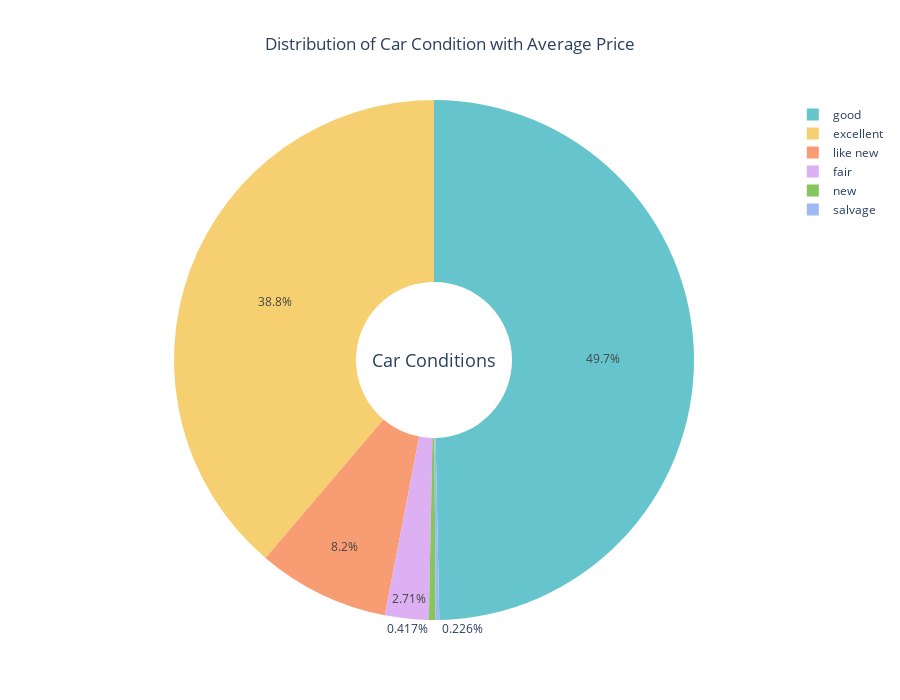

Notebook code cell kept with this figure:
### Code cell
# Calculate value counts for car condition
condition_counts = filtered_year_price['condition'].value_counts().reset_index()
condition_counts.columns = ['Condition', 'Count']

# Calculate the correct average price per condition
avg_price_per_condition = filtered_year_price.groupby("condition", as_index=False)["price"].mean()
avg_price_per_condition.columns = ['Condition', 'Average Price']

# Merge both DataFrames to align condition counts with their respective average prices
condition_df = condition_counts.merge(avg_price_per_condition, on='Condition')

# Format average price for readability
condition_df['Average Price'] = condition_df['Average Price'].apply(lambda x: f"${x:,.0f}")

# Create an interactive Plotly pie chart
fig = go.Figure(data=[
    go.Pie(
        labels=condition_df['Condition'],
        values=condition_df['Count'],
        hoverinfo='label+percent+value+text',
        textinfo='percent',
        marker=dict(colors=px.colors.qualitative.Pastel),
        hole=0.3,  # Adds a donut effect for better readability
        text=condition_df['Average Price']  # Displays average price in hover text
    )
])

# Update layout for better visualization
fig.update_layout(
    title_text="Distribution of Car Condition with Average Price",
    title_x=0.5,  # Centers the title
    height=700,  # Increase size
    width=900,  # Increase size
    annotations=[dict(
        text="Car Conditions", x=0.5, y=0.5, font_size=18, showarrow=False
    )]  # Adds text annotation in the middle
)

# Show interactive plot
fig.show()

### Figure 1 — Plotly figure (JSON) as saved in the notebook; plotly's stock layout.template omitted (floating-point values rounded to 4 significant figures)
{"data": [{"hole": 0.3, "hoverinfo": "label+percent+value+text", "labels": ["good", "excellent", "like new", "fair", "new", "salvage"], "marker": {"colors": ["rgb(102, 197, 204)", "rgb(246, 207, 113)", "rgb(248, 156, 116)", "rgb(220, 176, 242)", "rgb(135, 197, 95)", "rgb(158, 185, 243)", "rgb(254, 136, 177)", "rgb(201, 219, 116)", "rgb(139, 224, 164)", "rgb(180, 151, 231)", "rgb(179, 179, 179)"]}, "text": ["$21,093", "$15,754", "$19,495", "$4,016", "$30,424", "$3,939"], "textinfo": "percent", "type": "pie", "values": [117964, 92080, 19470, 6434, 990, 536]}], "layout": {"annotations": [{"font": {"size": 18}, "showarrow": false, "text": "Car Conditions", "x": 0.5, "y": 0.5}], "height": 700, "title": {"text": "Distribution of Car Condition with Average Price", "x": 0.5}, "width": 900}}
